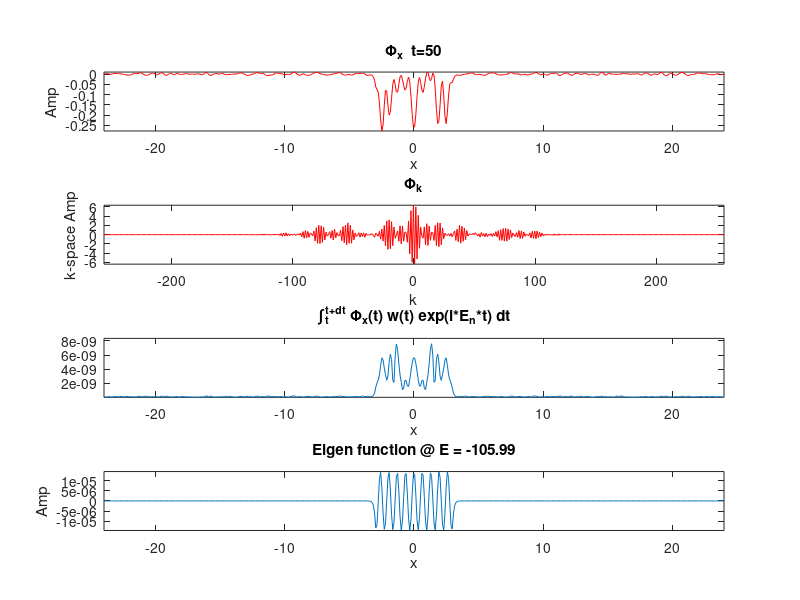
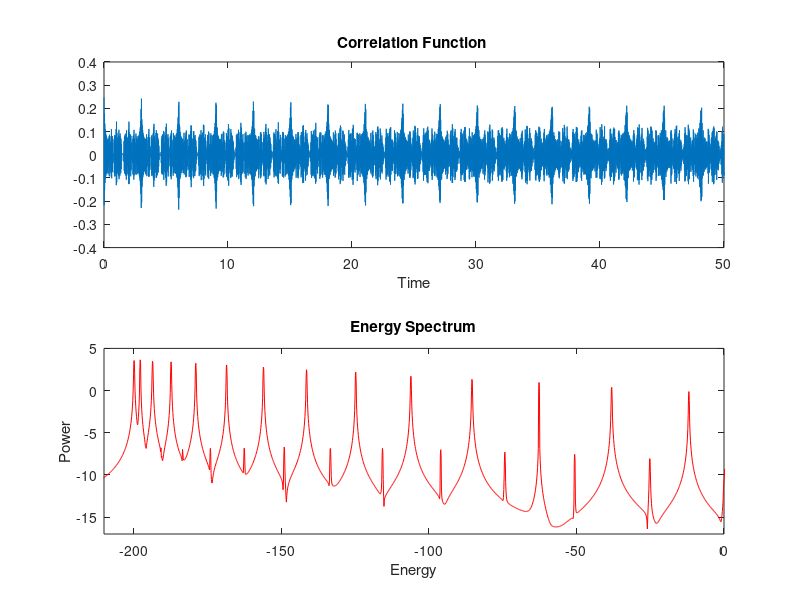
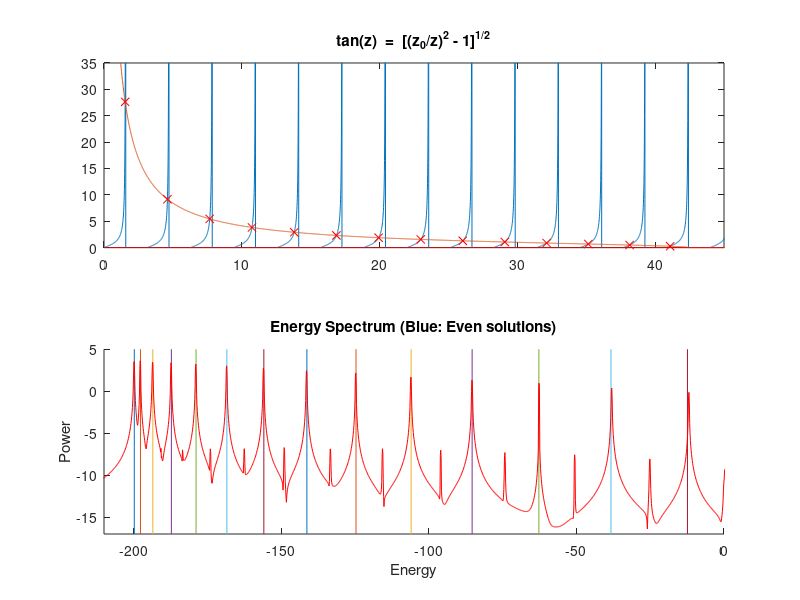

Source code (MATLAB) for these figures, in order:
%% Finite Square Well: Split-Operator Method
%% Ref: M. D. Feit, J. A. Fleck, Jr., and A. Steiger, 
%%      "Solution of the Schrodinger Equation by a Spectral Method",
%%      Journal of Computational Physics 47, 412-433 (1982).
%% Ref: D. J. Griffiths, 
%%      "Introduction to Quantum Mechanics",
%%      ISBN 0-13-124405-1
%% 
clear all; close all;
a = 48;  %% Length
M = 1/2; %% Mass
N = 512;
x = linspace(-a/2,a/2,N); x = x';
k = N*linspace(-1/2,1/2,N); k = k';
dt = 1e-3; %% Time step
%%-------------------------------------------------------------------------
%%
%%% Potential
V0 = 200;
V = zeros(length(x),1) - V0; % 1*((2*x).^2 - (0.6*a)^2);  %  
b = a/16;
V(x<-b) = 0;
V(x>+b) = 0;
% V(1:5) = V(1:5)-i*1e3;  %% Absorption at simulation boundary
% V(end-5:end) = V(end-5:end)-i*1e3;  %% Absorption at simulation boundary
%%%
%%-------------------------------------------------------------------------
%%
%%% initial wave packet
%% Gaussian
Phi0 = exp(-(5*(x-0*a/128)).^2); 
%
%% Odd
% mode = 3;
% Phi0 = sqrt(2/b)*sin(mode*pi*x/b);
% Phi0(x<-b) = 0;
% Phi0(x>+b) = 0;
%
%% Even
% mode = 8;
% Phi0 = sqrt(2/b)*cos(mode*pi*x/b);
% Phi0(x<-b) = 0;
% Phi0(x>+b) = 0;
%%
%%-------------------------------------------------------------------------
%%
Phi0c = conj(Phi0); %% real(Phi0)- i*imag(Phi0);
%%
figure(1);set(gcf,'position',[37 208 538 732]);
plot(x,V,'r');hold on;plot(x,max(abs(real(V)))*abs(Phi0c));hold off; pause(1);
%%
GK = fftshift(exp(-(i*dt/(4*M))*((2*pi/a)^2)*(k.^2))); %% dt/2 kinetic energy propagator
GK2 = fftshift(exp(-(i*dt/(2*M))*((2*pi/a)^2)*(k.^2))); %% dt kinetic energy propagator
GV = exp(-i*dt*V); %% Potential spatial interaction
% plot((-(dt/(4*M))*((2*pi/a)^2)*(k.^2)));
% plot(-dt*V);
%%
iPhi = fft(Phi0);
Phi = ifft(iPhi.*GK);
Phi = GV.*Phi;
NPt = 50000;
Pt = zeros(1,NPt);
En = -105.99;  %% Energy eigen value
T = dt*NPt;
t = linspace(0,T,NPt);
wt = (1-cos(2*pi*t/length(t)));
uns = 0;
for nrn = 1:NPt
    iPhi = fft(Phi);    
    Pt(nrn) = trapz(x,Phi0c.*ifft(iPhi.*GK));
    Phi = ifft(iPhi.*GK2);
    %%
    unl = Phi*wt(nrn)*exp(i*En*nrn*dt);
    if nrn > 1
        una = (unp + unl)*dt/2; %% Trapezoidal area
        uns = uns + una;  %% Explicit trapezoidal integration
        if mod(nrn,1000) == 0
            figure(1);
            subplot(4,1,3);plot(x,abs(una)); 
            title('\int_t^{t+dt} \Phi_x(t) w(t) exp(i*E_n*t) dt');
            xlabel('x');axis tight;
            subplot(4,1,4);plot(x,real(uns)); 
            title('Eigen function @ E = -105.99');
            xlabel('x');ylabel('Amp');axis tight;
        end
    end
    unp = unl;
    %%
    if mod(nrn,1000) == 0
        figure(1);
        subplot(4,1,1);plot(x, real(Phi),'r'); 
        title(['\Phi_x  t=',num2str(t(nrn))]); 
        xlabel('x');ylabel('Amp');axis tight;
        subplot(4,1,2);plot(k,fftshift(real(iPhi)),'r-');
        title('\Phi_k'); 
        xlabel('k');ylabel('k-space Amp');axis tight;
        pause(0.2);
    end
    %%
    Phi = GV.*Phi;    
end
iPhi = fft(Phi);
Phi = ifft(iPhi.*GK);
%%
estep = 1;  %% Sampling period
Po = Pt(1:estep:length(Pt));
T = dt*NPt;
t = linspace(0,T,length(Po));
E = (1/dt)*(linspace(-pi,pi,length(Po)));
%%
Pe = fftshift(fft(((1-cos(2*pi*t/T)).*Po/T)));
%%
figure(2);subplot(2,1,1);plot(t,real(Po));
title('Correlation Function ');xlabel('Time');
figure(2);subplot(2,1,2);plot(E,log(fliplr(abs(Pe))),'r');
title('Energy Spectrum');xlabel('Energy');ylabel('Power');
axis([-210 0 -17 5]);
pause(1);

%%-------------------------------------------------------------------------
%% Analytic method: For Even Solutions (Even Wave functions)
%%
z0 = b*sqrt(2*M*V0);
z = 0:0.01:20*pi;
y1 = tan(z);
y2 = sqrt((z0./z).^2 - 1);
figure(3);subplot(2,1,1);plot(z,y1,z,y2);
hold on;
plot(z,0*z,'r');
axis([0 45 0 35]);
title('tan(z)  =  [(z_0/z)^2 - 1]^{1/2}');
crss_n = [1.5 4.5 7.6 10.8 13.83 16.9 20.0 23.0 26.1 29.1 32.2 35.2 38.2 41.1]; 
%% ^-- get these values by looking at the graph (approx)
g =  inline('tan(z) - sqrt((z0/z).^2 - 1)','z','z0');
for nrn = 1:14
zn(nrn) = fzero(@(z) g(z,z0),crss_n(nrn));
end
figure(3);subplot(2,1,1);hold on;plot(zn,tan(zn),'rx');
q = zn/b;
Em = ((q.^2)/(2*M))-V0;
%%
for nrn = 1:length(Em),
    figure(3);subplot(2,1,2);hold on; 
    plot([Em(nrn),Em(nrn)],[-17,6]); 
end
%%
figure(3);subplot(2,1,2);
plot(E,log(fliplr(abs(Pe))),'r');hold on;
title('Energy Spectrum (Blue: Even solutions)');
xlabel('Energy');ylabel('Power');
axis([-210 0 -17 5]);
%%
%%-------------------------------------------------------------------------

